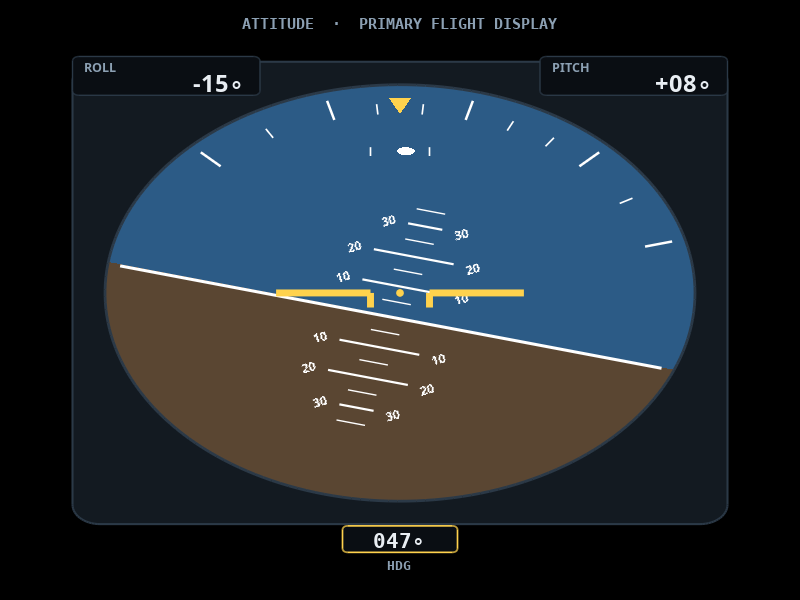
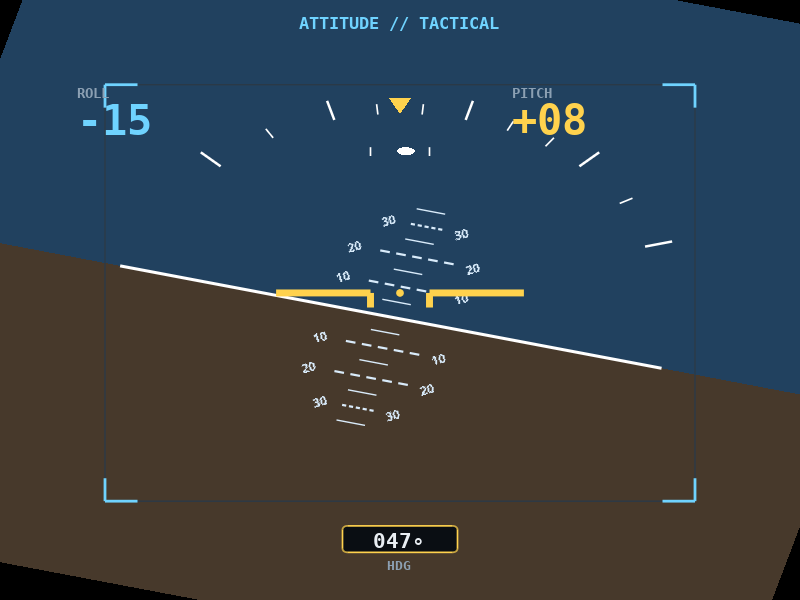
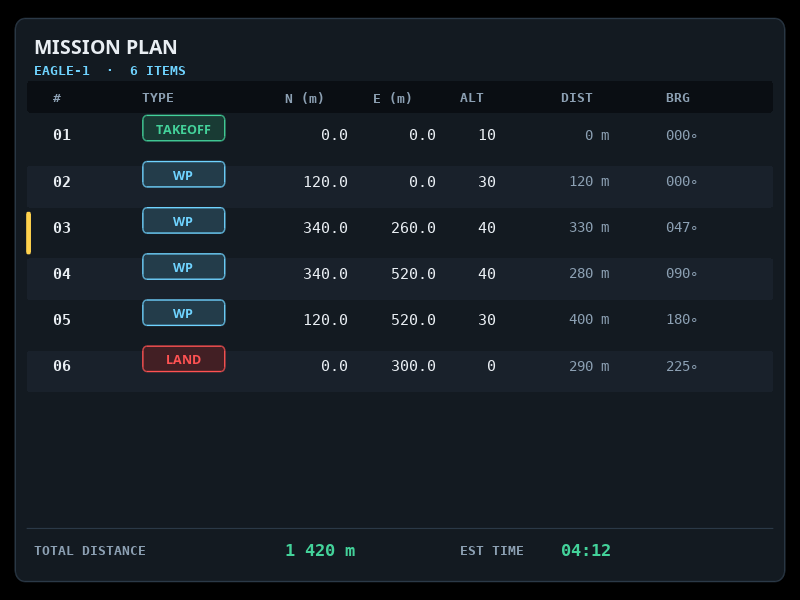
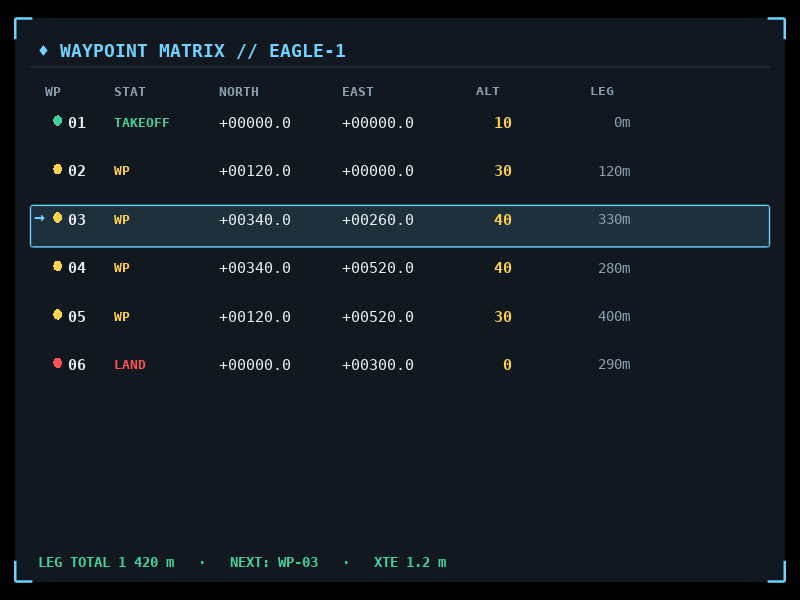

Source code (MATLAB) for these figures, in order:
function design_instruments()
% DESIGN_INSTRUMENTS  Render redesign comps for the attitude indicator,
% waypoint table, and the dynamic map. Output PNGs in sim/design/.
%
%   adi_glass.png     - round glass-cockpit PFD (sky/ground disk, pitch
%                       ladder, bank arc + slip, digital ROLL/PITCH)
%   adi_tactical.png  - square tactical attitude block (flat, big digits)
%   wptable_pro.png   - professional flight-plan list (type badges, dist/hdg,
%                       totals footer)
%   wptable_tac.png   - dense tactical table (status dots, active-WP marker)
%   dynmap.png        - dynamic map: follow-box, smooth recenter, Cesium
%                       georeference origin pin
%
% Rendered offscreen; real attitude is drawn with hgtransform in the live
% GUI, this just shows the target look at a representative attitude.

here = fileparts(mfilename('fullpath'));
T = palette();

% representative live values
phi = -15; theta = 8; hdg = 47;
wps = sampleWaypoints();

render(here, T, 'adi_glass.png',    640, 680, @(ax) renderADI(ax, T, 'glass',    phi, theta, hdg));
render(here, T, 'adi_tactical.png', 640, 680, @(ax) renderADI(ax, T, 'tactical', phi, theta, hdg));
render(here, T, 'wptable_pro.png',  840, 520, @(ax) renderTablePro(ax, T, wps));
render(here, T, 'wptable_tac.png',  840, 520, @(ax) renderTableTac(ax, T, wps));
render(here, T, 'dynmap.png',      1180, 680, @(ax) renderDynMap(ax, T, wps));
end


% =========================================================================
% ATTITUDE INDICATOR
% =========================================================================
function renderADI(ax, T, style, phi, theta, hdg)
W = 640; H = 680;
cx = W/2; cy = H/2 + 8; R = 236;
k = R*0.150;                              % screen units per 10 deg pitch
phir = deg2rad(phi);
u = [-sin(phir); cos(phir)];              % aircraft-up on screen
t = [ cos(phir); sin(phir)];              % along-horizon
pu = -theta/10 * k;                       % horizon offset along u (pitch up -> down)

if strcmp(style,'glass')
    skyc = T.sky; gndc = T.gnd; bezel = mix(T.panel,T.bg,0.2);
    rrect(ax, cx-R-26, cy-R-26, 2*(R+26), 2*(R+26), 22, bezel, T.edge, 1.5);
    glassDisk(ax, cx, cy, R, u, pu, skyc, gndc);
    ringC(ax, cx, cy, R, T.edge, 2);
else
    skyc = mix(T.sky,T.bg,0.35); gndc = mix(T.gnd,T.bg,0.25); bezel = T.field;
    rrect(ax, cx-R-26, cy-R-26, 2*(R+26), 2*(R+26), 6, bezel, T.data, 1.5);
    squareHorizon(ax, cx, cy, R, phir, pu, skyc, gndc);
    rrect(ax, cx-R, cy-R, 2*R, 2*R, 2, 'none', T.edge, 1);
    brackets(ax, cx-R, cy-R, 2*R, 2*R, 26, T.data, 2);
end

% horizon line + pitch ladder (rolled)
lineU(ax, cx, cy, u, t, pu, R*0.95, 'w', 2.2);
ladderCol = 'w'; if ~strcmp(style,'glass'), ladderCol = [0.85 0.92 0.98]; end
for d = [-30 -20 -10 10 20 30]
    off = pu + d/10*k;
    half = R*0.14; if mod(d,20)~=0 && abs(d)~=10, half = R*0.06; end
    seg = (strcmp(style,'tactical'));
    ladderBar(ax, cx, cy, u, t, off, half, ladderCol, 1.6, num2str(abs(d)), phi, seg);
end
for d = [-5 5 15 -15 25 -25 35 -35]                 % minor
    off = pu + d/10*k;
    ladderBar(ax, cx, cy, u, t, off, R*0.05, ladderCol, 1.0, '', phi, false);
end

% bank arc (top), rotates with roll; fixed amber pointer
bankArc(ax, cx, cy, R, phi, T, style);
% fixed aircraft symbol
acftSymbol(ax, cx, cy, R, T);
% slip/skid
slip(ax, cx, cy, R, T);

% digital ROLL / PITCH readouts
if strcmp(style,'glass')
    digBox(ax, cx-R-26, cy+R-12, 150, 44, 'ROLL', sprintf('%+03d\\circ', round(phi)), T, T.text);
    digBox(ax, cx+R-124, cy+R-12, 150, 44, 'PITCH', sprintf('%+03d\\circ', round(theta)), T, T.text);
    txt(ax, cx, H-26, 'ATTITUDE  \cdot  PRIMARY FLIGHT DISPLAY', T.sub, 11, T.mono, 'bold', 'center');
else
    bigDig(ax, cx-R-26, cy+R-16, 'ROLL',  sprintf('%+03d',round(phi)),  T.data, T);
    bigDig(ax, cx+R-150, cy+R-16, 'PITCH', sprintf('%+03d',round(theta)), T.acft, T);
    txt(ax, cx, H-26, 'ATTITUDE // TACTICAL', T.data, 12, T.mono, 'bold', 'center');
end
% heading readout under instrument
rrect(ax, cx-46, cy-R-58, 92, 30, 4, T.field, T.acft, 1.2);
txt(ax, cx, cy-R-43, sprintf('%03d\\circ', round(hdg)), T.text, 15, T.mono, 'bold', 'center');
txt(ax, cx, cy-R-72, 'HDG', T.sub, 9, T.mono, 'bold', 'center');
end

function glassDisk(ax, cx, cy, R, u, h, skyc, gndc)
th = linspace(0,2*pi,160);
patch(ax,'XData',cx+R*cos(th),'YData',cy+R*sin(th),'FaceColor',gndc,'EdgeColor','none');
P = halfDiskPoly(cx, cy, R, u, h);
if ~isempty(P)
    patch(ax,'XData',P(1,:),'YData',P(2,:),'FaceColor',skyc,'EdgeColor','none');
end
end

function P = halfDiskPoly(cx, cy, R, u, h)
P = [];
if h >= R, return; end
t = [u(2); -u(1)];
th = linspace(0,2*pi,400); circ = [cx+R*cos(th); cy+R*sin(th)];
rel = circ - [cx;cy];
pu_ = u'*rel; pt_ = t'*rel;
keep = pu_ >= h;
if ~any(keep), return; end
a = atan2(pt_(keep), pu_(keep));
pts = circ(:,keep);
[~,ord] = sort(a);
P = pts(:,ord);
end

function squareHorizon(ax, cx, cy, R, phir, h, skyc, gndc)
R2 = R*1.6;
Rm = [cos(phir) -sin(phir); sin(phir) cos(phir)];
% ground = big rect, sky = upper half above line offset h along u
sky = [-R2 R2 R2 -R2; h h R2 R2];
gnd = [-R2 R2 R2 -R2; -R2 -R2 h h];
sky = Rm*sky + [cx;cy]; gnd = Rm*gnd + [cx;cy];
patch(ax,'XData',gnd(1,:),'YData',gnd(2,:),'FaceColor',gndc,'EdgeColor','none');
patch(ax,'XData',sky(1,:),'YData',sky(2,:),'FaceColor',skyc,'EdgeColor','none');
end

function lineU(ax, cx, cy, u, t, off, half, col, lw)
c = [cx;cy] + off*u;
A = c + half*t; B = c - half*t;
line(ax,[A(1) B(1)],[A(2) B(2)],'Color',col,'LineWidth',lw);
end

function ladderBar(ax, cx, cy, u, t, off, half, col, lw, label, phi, seg)
c = [cx;cy] + off*u; A = c + half*t; B = c - half*t;
if seg && half > 1
    n = 5; for i=0:n-1
        p1 = A + (B-A)*(i/n); p2 = A + (B-A)*((i+0.6)/n);
        line(ax,[p1(1) p2(1)],[p1(2) p2(2)],'Color',col,'LineWidth',lw);
    end
else
    line(ax,[A(1) B(1)],[A(2) B(2)],'Color',col,'LineWidth',lw);
end
if ~isempty(label)
    L = A + (A-B)/norm(A-B)*16;
    text(ax,L(1),L(2),label,'Color',col,'FontName','Ubuntu Mono','FontSize',9, ...
        'FontWeight','bold','Rotation',-phi,'HorizontalAlignment','center','VerticalAlignment','middle');
    Rr = B + (B-A)/norm(A-B)*16;
    text(ax,Rr(1),Rr(2),label,'Color',col,'FontName','Ubuntu Mono','FontSize',9, ...
        'FontWeight','bold','Rotation',-phi,'HorizontalAlignment','center','VerticalAlignment','middle');
end
end

function bankArc(ax, cx, cy, R, phi, T, style)
ticks = [-60 -45 -30 -20 -10 0 10 20 30 45 60];
for a = ticks
    big = any(a==[0 -30 30 -60 60]);
    r0 = R*0.86; r1 = r0 + R*(0.05 + 0.045*big);
    th = pi/2 - deg2rad(a) + deg2rad(phi);
    p0 = [cx + r0*cos(th); cy + r0*sin(th)];
    p1 = [cx + r1*cos(th); cy + r1*sin(th)];
    line(ax,[p0(1) p1(1)],[p0(2) p1(2)],'Color','w','LineWidth',1.2+0.6*big);
end
% fixed pointer (amber triangle) at top, pointing down to arc
yp = cy + R*0.86;
patch(ax,'XData',[cx-9 cx+9 cx],'YData',[yp+18 yp+18 yp],'FaceColor',T.acft,'EdgeColor','none');
end

function acftSymbol(ax, cx, cy, R, T)
w = R*0.42; g = R*0.10;
line(ax,[cx-w cx-g],[cy cy],'Color',T.acft,'LineWidth',5);
line(ax,[cx+g cx+w],[cy cy],'Color',T.acft,'LineWidth',5);
line(ax,[cx-g cx-g],[cy cy-R*0.07],'Color',T.acft,'LineWidth',5);
line(ax,[cx+g cx+g],[cy cy-R*0.07],'Color',T.acft,'LineWidth',5);
line(ax,cx,cy,'Marker','o','MarkerSize',5,'MarkerFaceColor',T.acft,'MarkerEdgeColor',T.acft);
end

function slip(ax, cx, cy, R, T)
yb = cy + R*0.70; w = R*0.10;
line(ax,[cx-w cx-w],[yb yb-10],'Color','w','LineWidth',1.2);
line(ax,[cx+w cx+w],[yb yb-10],'Color','w','LineWidth',1.2);
rectangle(ax,'Position',[cx+R*0.02-7 yb-9 14 9],'Curvature',[1 1],'FaceColor','w','EdgeColor','none');
end

function digBox(ax, x, y, w, h, lab, val, T, valcol)
rrect(ax, x, y, w, h, 5, T.field, T.edge, 1.0);
txt(ax, x+10, y+h-11, lab, T.sub, 9, 'Ubuntu Mono', 'bold', 'left');
txt(ax, x+w-12, y+15, val, valcol, 17, 'Ubuntu Mono', 'bold', 'right');
end

function bigDig(ax, x, y, lab, val, col, T)
txt(ax, x+4, y+8, lab, T.sub, 10, T.mono, 'bold', 'left');
txt(ax, x+4, y-22, val, col, 30, T.mono, 'bold', 'left');
end


% =========================================================================
% WAYPOINT TABLE — professional flight-plan list
% =========================================================================
function renderTablePro(ax, T, wps)
W=840; H=520;
rrect(ax, 16, 16, W-32, H-32, 10, mix(T.panel,T.bg,0.2), T.edge, 1.0);
txt(ax, 36, H-40, 'MISSION PLAN', T.text, 14, T.font, 'bold', 'left');
txt(ax, 36, H-60, 'EAGLE-1  \cdot  6 ITEMS', T.data, 9.5, T.mono, 'bold', 'left');
% header
hy = H-92; cols = [56 150 300 392 484 590 700];
hdr = {'#','TYPE','N (m)','E (m)','ALT','DIST','BRG'};
rrect(ax, 28, hy-6, W-56, 28, 4, T.field, 'none', 0.1);
for i=1:numel(cols)
    txt(ax, cols(i), hy+8, hdr{i}, T.sub, 9.5, T.mono, 'bold', 'left');
end
% rows
n = numel(wps); ry = hy-16; rh = 40;
for i=1:n
    yy = ry - (i-1)*rh;
    if mod(i,2)==0, rrect(ax, 28, yy-rh+8, W-56, rh-4, 3, mix(T.panel,T.btn,0.4),'none',0.1); end
    if i==3, rrect(ax, 28, yy-rh+8, 4, rh-4, 1, T.acft, T.acft, 0.1); end  % selected
    w = wps(i);
    txt(ax, cols(1), yy-8, sprintf('%02d',i), T.text, 11, T.mono, 'bold','left');
    badge(ax, cols(2), yy-14, w.type, T);
    txt(ax, cols(3), yy-8, sprintf('%7.1f',w.n), T.text, 11, T.mono, 'normal','left');
    txt(ax, cols(4), yy-8, sprintf('%7.1f',w.e), T.text, 11, T.mono, 'normal','left');
    txt(ax, cols(5), yy-8, sprintf('%4.0f',w.alt), T.text, 11, T.mono, 'normal','left');
    txt(ax, cols(6), yy-8, sprintf('%4.0f m',w.dist), T.sub, 10, T.mono, 'normal','left');
    txt(ax, cols(7), yy-8, sprintf('%03.0f\\circ',w.brg), T.sub, 10, T.mono, 'normal','left');
end
% footer totals
fy = 36;
hline(ax, 28, fy+26, W-28, T.edge, 0.8);
txt(ax, 36, fy+8, 'TOTAL DISTANCE', T.sub, 9.5, T.mono, 'bold','left');
txt(ax, 300, fy+8, '1 420 m', T.good, 12, T.mono, 'bold','left');
txt(ax, 484, fy+8, 'EST TIME', T.sub, 9.5, T.mono, 'bold','left');
txt(ax, 590, fy+8, '04:12', T.good, 12, T.mono, 'bold','left');
end

function badge(ax, x, y, type, T)
switch type
    case 'TAKEOFF', c=T.good; case 'LAND', c=T.bad; otherwise, c=T.data;
end
w = 86;
rrect(ax, x, y, w, 22, 4, mix(c,T.bg,0.78), c, 1.0);
txt(ax, x+w/2, y+11, type, c, 9, 'Ubuntu Mono', 'bold','center');
end


% =========================================================================
% WAYPOINT TABLE — dense tactical
% =========================================================================
function renderTableTac(ax, T, wps)
W=840; H=520;
rrect(ax, 16, 16, W-32, H-32, 2, mix(T.panel,T.bg,0.35), 'none', 0.1);
brackets(ax, 16, 16, W-32, H-32, 18, T.data, 1.8);
txt(ax, 40, H-44, '\diamondsuit WAYPOINT MATRIX // EAGLE-1', T.data, 13, T.mono, 'bold', 'left');
hline(ax, 32, H-58, W-32, T.edge, 0.8);
hdr = {'WP','STAT','NORTH','EAST','ALT','LEG'};
cols = [48 120 230 360 500 620];
for i=1:numel(hdr), txt(ax, cols(i), H-78, hdr{i}, T.sub, 9.5, T.mono, 'bold','left'); end
n=numel(wps); ry=H-96; rh=42;
for i=1:n
    yy = ry-(i-1)*rh;
    active = (i==3);
    if active, rrect(ax, 32, yy-rh+8, W-64, rh-6, 2, mix(T.data,T.bg,0.84), T.data, 1.0); end
    w = wps(i);
    if active, txt(ax, 36, yy-9, '\rightarrow', T.data, 13, T.mono, 'bold','left'); end
    dotc = T.good; if strcmp(w.type,'LAND'), dotc=T.bad; elseif strcmp(w.type,'WP'), dotc=T.acft; end
    rectangle(ax,'Position',[cols(1)+8 yy-13 9 9],'Curvature',[1 1],'FaceColor',dotc,'EdgeColor','none');
    txt(ax, cols(1)+24, yy-9, sprintf('%02d',i), T.text, 11, T.mono,'bold','left');
    txt(ax, cols(2), yy-9, w.type, dotc, 9.5, T.mono,'bold','left');
    txt(ax, cols(3), yy-9, sprintf('%+08.1f',w.n), T.text, 11, T.mono,'normal','left');
    txt(ax, cols(4), yy-9, sprintf('%+08.1f',w.e), T.text, 11, T.mono,'normal','left');
    txt(ax, cols(5), yy-9, sprintf('%4.0f',w.alt), T.acft, 11, T.mono,'bold','left');
    txt(ax, cols(6), yy-9, sprintf('%4.0fm',w.dist), T.sub, 10, T.mono,'normal','left');
end
txt(ax, 40, 34, 'LEG TOTAL 1 420 m   \cdot   NEXT: WP-03   \cdot   XTE 1.2 m', T.good, 10, T.mono, 'bold','left');
end


% =========================================================================
% DYNAMIC MAP
% =========================================================================
function renderDynMap(ax, T, wps)
W=1180; H=680;
x0=24; y0=24; mw=W-48; mh=H-48;
% terrain backdrop
rrect(ax, x0, y0, mw, mh, 6, hx('11281F'), T.edge, 1.0);
patchBlob(ax, x0+200, y0+180, 240, hx('163524'));
patchBlob(ax, x0+760, y0+430, 300, hx('15301F'));
% river
line(ax, [x0+60 x0+360 x0+620 x0+980], [y0+520 y0+360 y0+300 y0+120], ...
     'Color', hx('1C4A63'), 'LineWidth', 9);
% lat/lon grid
for gx = x0+120:160:x0+mw-40
    line(ax,[gx gx],[y0 y0+mh],'Color',[1 1 1 ]*0+mix([1 1 1],hx('11281F'),0.82),'LineWidth',0.4);
end
for gy = y0+110:150:y0+mh-30
    line(ax,[x0 x0+mw],[gy gy],'Color',mix([1 1 1],hx('11281F'),0.82),'LineWidth',0.4);
end

cx = x0+mw*0.46; cy = y0+mh*0.5;
% follow-box (deadzone) — UAV stays inside; crossing it pans the viewport
fw = mw*0.42; fh = mh*0.42;
dashRect(ax, cx-fw/2, cy-fh/2, fw, fh, T.acft, 1.4);
txt(ax, cx-fw/2+8, cy+fh/2-14, 'FOLLOW BOX', T.acft, 9, T.mono, 'bold','left');

% course + waypoints (place around)
px = cx + [-280 -120 60 220 330];
py = cy + [-150 -40 60 150 200];
line(ax, px, py, 'Color', T.nav, 'LineWidth', 2.2);
mk(ax, px(1), py(1), T.good, 13);  txt(ax,px(1)-4,py(1)+20,'LAUNCH',T.good,8.5,'Ubuntu Mono','bold','center');
for i=2:4, mk(ax, px(i), py(i), T.acft, 10); txt(ax,px(i),py(i)+18,sprintf('WP%02d',i),T.acft,8,'Ubuntu Mono','bold','center'); end
mk(ax, px(5), py(5), T.bad, 13);   txt(ax,px(5),py(5)+20,'END',T.bad,8.5,'Ubuntu Mono','bold','center');

% UAV at the follow-box edge, with pan-direction arrow + ghost viewport
ux = cx+fw/2; uy = cy+fh*0.18;
uavIcon(ax, ux, uy, 35, T.acft);
arrow(ax, ux+18, uy, ux+96, uy+30, T.data, 2.4);
txt(ax, ux+104, uy+44, 'VIEWPORT FOLLOWS', T.data, 9.5, T.mono, 'bold','left');
txt(ax, ux+104, uy+28, 'SMOOTH PAN \rightarrow', T.data, 9.5, T.mono, 'bold','left');
dashRect(ax, x0+18+90, y0+18, mw-36, mh-36, mix(T.data,hx('11281F'),0.4), 1.0);  % ghost next viewport

% origin pin (Cesium georeference)
ox = cx-180; oy = cy-30;
line(ax,[ox ox],[oy oy+26],'Color','w','LineWidth',1.5);
mk(ax, ox, oy, 'w', 9);
rrect(ax, ox+10, oy+14, 360, 40, 4, mix(T.bg,hx('11281F'),0.2), T.data, 1.0);
txt(ax, ox+22, oy+40, 'MAP ORIGIN \cdot CESIUM GEOREF', T.sub, 9, T.mono, 'bold','left');
txt(ax, ox+22, oy+22, '40.32214\circN  49.59745\circE', T.text, 11, T.mono, 'bold','left');

% scale bar + north arrow + heading
scaleBar(ax, x0+30, y0+34, 200, '200 m', T);
northArrow(ax, x0+mw-44, y0+mh-60, T);
% title strip
txt(ax, x0+18, y0+mh-26, 'TACTICAL MAP // DYNAMIC FOLLOW', T.data, 13, T.mono, 'bold','left');
txt(ax, x0+mw-18, y0+mh-26, 'N-UP  \cdot  GT/EKF TRAILS LIVE', T.sub, 9.5, T.mono, 'bold','right');
end

function patchBlob(ax, x, y, r, c)
th=linspace(0,2*pi,40); rr = r*(1+0.18*sin(5*th));
patch(ax,'XData',x+rr.*cos(th),'YData',y+rr.*sin(th),'FaceColor',c,'EdgeColor','none');
end
function mk(ax,x,y,c,s)
rectangle(ax,'Position',[x-s/2 y-s/2 s s],'Curvature',[1 1],'FaceColor',c,'EdgeColor','k','LineWidth',1);
end
function uavIcon(ax,x,y,s,c)
line(ax,[x-s/2 x+s/2],[y y],'Color',c,'LineWidth',3.5);
line(ax,[x x],[y-s/3 y+s/3],'Color',c,'LineWidth',3.5);
rectangle(ax,'Position',[x-4 y-4 8 8],'Curvature',[1 1],'FaceColor',c,'EdgeColor','none');
end
function arrow(ax,x1,y1,x2,y2,c,lw)
line(ax,[x1 x2],[y1 y2],'Color',c,'LineWidth',lw);
v=[x2-x1;y2-y1]; v=v/norm(v); n=[-v(2);v(1)]; tip=[x2;y2];
a=tip-14*v+7*n; b=tip-14*v-7*n;
patch(ax,'XData',[tip(1) a(1) b(1)],'YData',[tip(2) a(2) b(2)],'FaceColor',c,'EdgeColor','none');
end
function dashRect(ax,x,y,w,h,c,lw)
dashLine(ax,[x x+w],[y y],c,lw); dashLine(ax,[x x+w],[y+h y+h],c,lw);
dashLine(ax,[x x],[y y+h],c,lw); dashLine(ax,[x+w x+w],[y y+h],c,lw);
end
function dashLine(ax,xx,yy,c,lw)
n=40; t=linspace(0,1,n);
for i=1:2:n-1
    p1=[xx(1)+(xx(2)-xx(1))*t(i); yy(1)+(yy(2)-yy(1))*t(i)];
    p2=[xx(1)+(xx(2)-xx(1))*t(i+1); yy(1)+(yy(2)-yy(1))*t(i+1)];
    line(ax,[p1(1) p2(1)],[p1(2) p2(2)],'Color',c,'LineWidth',lw);
end
end
function scaleBar(ax,x,y,w,lab,T)
line(ax,[x x+w],[y y],'Color','w','LineWidth',2.5);
line(ax,[x x],[y-5 y+5],'Color','w','LineWidth',2.5);
line(ax,[x+w x+w],[y-5 y+5],'Color','w','LineWidth',2.5);
txt(ax,x+w/2,y+14,lab,T.text,9.5,T.mono,'bold','center');
end
function northArrow(ax,x,y,T)
patch(ax,'XData',[x x-9 x+9],'YData',[y+26 y-6 y-6],'FaceColor','w','EdgeColor','none');
patch(ax,'XData',[x x-9 x],'YData',[y+26 y-6 y-6],'FaceColor',T.bad,'EdgeColor','none');
txt(ax,x,y+38,'N',T.text,11,T.mono,'bold','center');
end


% =========================================================================
% Data
% =========================================================================
function w = sampleWaypoints()
T = {'TAKEOFF','WP','WP','WP','WP','LAND'};
N = [0  120  340  340  120  0];
E = [0  0    260  520  520  300];
A = [10 30   40   40   30   0];
D = [0  120  330  280  400  290];
B = [0  0    47   90   180  225];
for i=1:6
    w(i) = struct('type',T{i},'n',N(i),'e',E(i),'alt',A(i),'dist',D(i),'brg',B(i)); %#ok<AGROW>
end
end


% =========================================================================
% Shared primitives / palette
% =========================================================================
function render(here, T, name, W, H, drawfn)
f = figure('Units','pixels','Position',[60 60 W H],'Color','k', ...
           'Visible','off','MenuBar','none','ToolBar','none','InvertHardcopy','off');
ax = axes('Parent',f,'Position',[0 0 1 1]); hold(ax,'on'); axis(ax,'off');
set(ax,'XLim',[0 W],'YLim',[0 H],'YDir','normal','Color','none');
drawfn(ax);
exportgraphics(f, fullfile(here,name), 'Resolution', 130, 'BackgroundColor', T.bg);
close(f); fprintf('wrote %s\n', name);
end

function rrect(ax, x, y, w, h, r, face, edge, lw)
cx = min(1, 2*r/max(w,eps)); cy = min(1, 2*r/max(h,eps));
args = {'Position',[x y max(w,0.1) max(h,0.1)],'Curvature',[cx cy],'LineWidth',lw,'Parent',ax};
if ischar(face)&&strcmp(face,'none'), args=[args {'FaceColor','none'}]; else, args=[args {'FaceColor',face}]; end
if ischar(edge)&&strcmp(edge,'none'), args=[args {'EdgeColor','none'}]; else, args=[args {'EdgeColor',edge}]; end
rectangle(args{:});
end
function txt(ax,x,y,s,col,fs,font,weight,halign)
text(ax,x,y,s,'Color',col,'FontSize',fs,'FontName',font,'FontWeight',weight, ...
     'HorizontalAlignment',halign,'VerticalAlignment','middle','Interpreter','tex');
end
function hline(ax,x1,y,x2,col,lw), line(ax,[x1 x2],[y y],'Color',col,'LineWidth',lw); end
function ringC(ax,cx,cy,R,col,lw)
th=linspace(0,2*pi,200); line(ax,cx+R*cos(th),cy+R*sin(th),'Color',col,'LineWidth',lw);
end
function brackets(ax,x,y,w,h,L,col,lw)
P={[x x+L;y y],[x x;y y+L],[x+w-L x+w;y y],[x+w x+w;y y+L], ...
   [x x+L;y+h y+h],[x x;y+h-L y+h],[x+w-L x+w;y+h y+h],[x+w x+w;y+h-L y+h]};
for i=1:numel(P), line(ax,P{i}(1,:),P{i}(2,:),'Color',col,'LineWidth',lw); end
end
function T = palette()
T.bg=hx('0D1117'); T.panel=hx('151C24'); T.field=hx('0A0E13'); T.btn=hx('1F2935');
T.edge=hx('2B3947'); T.text=hx('E9EEF3'); T.sub=hx('8CA0B3'); T.good=hx('43D29A');
T.warn=hx('FFB02E'); T.bad=hx('FF5252'); T.nav=hx('E060E0'); T.data=hx('6FD3FF');
T.acft=hx('FFD24D'); T.sky=hx('2C5B86'); T.gnd=hx('5A4632');
T.font=pick({'Ubuntu','Noto Sans','DejaVu Sans','Helvetica'});
T.mono=pick({'Ubuntu Mono','DejaVu Sans Mono','Liberation Mono','Consolas'});
end
function c=hx(s), c=[hex2dec(s(1:2)) hex2dec(s(3:4)) hex2dec(s(5:6))]/255; end
function c=mix(a,b,t), c=a*(1-t)+b*t; end
function f=pick(c), av=listfonts; f=c{end}; for i=1:numel(c), if any(strcmpi(av,c{i})), f=c{i}; return; end, end, end
